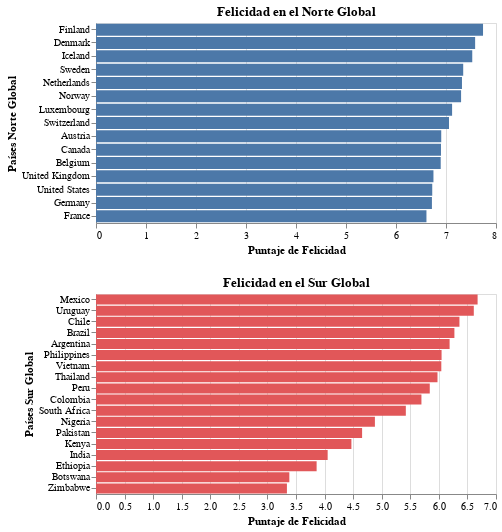

Notebook cell for this chart:
### Code cell
# Gráfico para el Norte Global
chart_norte = alt.Chart(df_norte).mark_bar().encode(
    x=alt.X('Ladder score:Q', title='Puntaje de Felicidad'),
    y=alt.Y('Country name:N', sort='-x', title='Países Norte Global'),
    color=alt.value('#4c78a8'), # Azul
    tooltip=['Country name', 'Ladder score']
).properties(title='Felicidad en el Norte Global', width=400, height=200)

# Gráfico para el Sur Global
chart_sur = alt.Chart(df_sur).mark_bar().encode(
    x=alt.X('Ladder score:Q', title='Puntaje de Felicidad'),
    y=alt.Y('Country name:N', sort='-x', title='Países Sur Global'),
    color=alt.value('#e15759'), # Rojo
    tooltip=['Country name', 'Ladder score']
).properties(title='Felicidad en el Sur Global', width=400, height=200)

# REQUISITO: Concatenación como en los notebooks de la Clase 4
# Esto elimina los espacios vacíos y pone un gráfico debajo del otro
grafico_final_barras = alt.vconcat(chart_norte, chart_sur).resolve_scale(y='independent')

grafico_final_barras

### Figure 1 — Vega-Lite specification as saved in the notebook (floating-point values rounded to 4 significant figures)
{"config": {"view": {"continuousWidth": 300, "continuousHeight": 300}}, "vconcat": [{"data": {"name": "data-9092afe22cf6fd426e1567c5c909dac3"}, "mark": {"type": "bar"}, "encoding": {"color": {"value": "#4c78a8"}, "tooltip": [{"field": "Country name", "type": "nominal"}, {"field": "Ladder score", "type": "quantitative"}], "x": {"field": "Ladder score", "title": "Puntaje de Felicidad", "type": "quantitative"}, "y": {"field": "Country name", "sort": "-x", "title": "Países Norte Global", "type": "nominal"}}, "height": 200, "title": "Felicidad en el Norte Global", "width": 400}, {"data": {"name": "data-547d692c0d01f98252945d430f966c75"}, "mark": {"type": "bar"}, "encoding": {"color": {"value": "#e15759"}, "tooltip": [{"field": "Country name", "type": "nominal"}, {"field": "Ladder score", "type": "quantitative"}], "x": {"field": "Ladder score", "title": "Puntaje de Felicidad", "type": "quantitative"}, "y": {"field": "Country name", "sort": "-x", "title": "Países Sur Global", "type": "nominal"}}, "height": 200, "title": "Felicidad en el Sur Global", "width": 400}], "resolve": {"scale": {"y": "independent"}}, "$schema": "https://vega.github.io/schema/vega-lite/v5.20.1.json", "datasets": {"data-9092afe22cf6fd426e1567c5c909dac3": [{"Country name": "Finland", "Ladder score": 7.741, "upperwhisker": 7.815, "lowerwhisker": 7.667, "Explained by: Log GDP per capita": 1.844, "Explained by: Social support": 1.572, "Explained by: Healthy life expectancy": 0.6948, "Explained by: Freedom to make life choices": 0.8593, "Explained by: Generosity": 0.1417, "Explained by: Perceptions of corruption": 0.5462, "Dystopia + residual": 2.082, "Categoria_Salud": "3. Expectativa de salud media alta", "Salud_con_Pct": "3. Expectativa de salud media alta (35.7%)"}, {"Country name": "Denmark", "Ladder score": 7.583, "upperwhisker": 7.665, "lowerwhisker": 7.5, "Explained by: Log GDP per capita": 1.908, "Explained by: Social support": 1.52, "Explained by: Healthy life expectancy": 0.6989, "Explained by: Freedom to make life choices": 0.8227, "Explained by: Generosity": 0.2036, "Explained by: Perceptions of corruption": 0.5484, "Dystopia + residual": 1.881, "Categoria_Salud": "3. Expectativa de salud media alta", "Salud_con_Pct": "3. Expectativa de salud media alta (35.7%)"}, {"Country name": "Iceland", "Ladder score": 7.525, "upperwhisker": 7.618, "lowerwhisker": 7.433, "Explained by: Log GDP per capita": 1.881, "Explained by: Social support": 1.617, "Explained by: Healthy life expectancy": 0.7183, "Explained by: Freedom to make life choices": 0.8185, "Explained by: Generosity": 0.2583, "Explained by: Perceptions of corruption": 0.1825, "Dystopia + residual": 2.05, "Categoria_Salud": "4. Expectativa de salud alta", "Salud_con_Pct": "4. Expectativa de salud alta (12.6%)"}, {"Country name": "Sweden", "Ladder score": 7.344, "upperwhisker": 7.422, "lowerwhisker": 7.267, "Explained by: Log GDP per capita": 1.878, "Explained by: Social support": 1.501, "Explained by: Healthy life expectancy": 0.7239, "Explained by: Freedom to make life choices": 0.8383, "Explained by: Generosity": 0.2215, "Explained by: Perceptions of corruption": 0.5238, "Dystopia + residual": 1.658, "Categoria_Salud": "4. Expectativa de salud alta", "Salud_con_Pct": "4. Expectativa de salud alta (12.6%)"}, {"Country name": "Netherlands", "Ladder score": 7.319, "upperwhisker": 7.383, "lowerwhisker": 7.256, "Explained by: Log GDP per capita": 1.901, "Explained by: Social support": 1.462, "Explained by: Healthy life expectancy": 0.7059, "Explained by: Freedom to make life choices": 0.7251, "Explained by: Generosity": 0.2474, "Explained by: Perceptions of corruption": 0.3724, "Dystopia + residual": 1.906, "Categoria_Salud": "4. Expectativa de salud alta", "Salud_con_Pct": "4. Expectativa de salud alta (12.6%)"}, {"Country name": "Norway", "Ladder score": 7.302, "upperwhisker": 7.389, "lowerwhisker": 7.215, "Explained by: Log GDP per capita": 1.952, "Explained by: Social support": 1.517, "Explained by: Healthy life expectancy": 0.7038, "Explained by: Freedom to make life choices": 0.8354, "Explained by: Generosity": 0.2241, "Explained by: Perceptions of corruption": 0.4839, "Dystopia + residual": 1.586, "Categoria_Salud": "4. Expectativa de salud alta", "Salud_con_Pct": "4. Expectativa de salud alta (12.6%)"}, {"Country name": "Luxembourg", "Ladder score": 7.122, "upperwhisker": 7.213, "lowerwhisker": 7.031, "Explained by: Log GDP per capita": 2.141, "Explained by: Social support": 1.355, "Explained by: Healthy life expectancy": 0.7076, "Explained by: Freedom to make life choices": 0.8012, "Explained by: Generosity": 0.1457, "Explained by: Perceptions of corruption": 0.4324, "Dystopia + residual": 1.54, "Categoria_Salud": "4. Expectativa de salud alta", "Salud_con_Pct": "4. Expectativa de salud alta (12.6%)"}, {"Country name": "Switzerland", "Ladder score": 7.06, "upperwhisker": 7.147, "lowerwhisker": 6.973, "Explained by: Log GDP per capita": 1.97, "Explained by: Social support": 1.425, "Explained by: Healthy life expectancy": 0.7467, "Explained by: Freedom to make life choices": 0.7592, "Explained by: Generosity": 0.1733, "Explained by: Perceptions of corruption": 0.4976, "Dystopia + residual": 1.488, "Categoria_Salud": "4. Expectativa de salud alta", "Salud_con_Pct": "4. Expectativa de salud alta (12.6%)"}, {"Country name": "Austria", "Ladder score": 6.905, "upperwhisker": 6.986, "lowerwhisker": 6.824, "Explained by: Log GDP per capita": 1.885, "Explained by: Social support": 1.336, "Explained by: Healthy life expectancy": 0.6962, "Explained by: Freedom to make life choices": 0.7027, "Explained by: Generosity": 0.2139, "Explained by: Perceptions of corruption": 0.3046, "Dystopia + residual": 1.766, "Categoria_Salud": "3. Expectativa de salud media alta", "Salud_con_Pct": "3. Expectativa de salud media alta (35.7%)"}, {"Country name": "Canada", "Ladder score": 6.9, "upperwhisker": 6.984, "lowerwhisker": 6.815, "Explained by: Log GDP per capita": 1.84, "Explained by: Social support": 1.459, "Explained by: Healthy life expectancy": 0.701, "Explained by: Freedom to make life choices": 0.7301, "Explained by: Generosity": 0.2302, "Explained by: Perceptions of corruption": 0.3682, "Dystopia + residual": 1.572, "Categoria_Salud": "4. Expectativa de salud alta", "Salud_con_Pct": "4. Expectativa de salud alta (12.6%)"}, {"Country name": "Belgium", "Ladder score": 6.894, "upperwhisker": 6.961, "lowerwhisker": 6.827, "Explained by: Log GDP per capita": 1.868, "Explained by: Social support": 1.44, "Explained by: Healthy life expectancy": 0.6899, "Explained by: Freedom to make life choices": 0.7288, "Explained by: Generosity": 0.1705, "Explained by: Perceptions of corruption": 0.3108, "Dystopia + residual": 1.686, "Categoria_Salud": "3. Expectativa de salud media alta", "Salud_con_Pct": "3. Expectativa de salud media alta (35.7%)"}, {"Country name": "United Kingdom", "Ladder score": 6.749, "upperwhisker": 6.833, "lowerwhisker": 6.665, "Explained by: Log GDP per capita": 1.822, "Explained by: Social support": 1.326, "Explained by: Healthy life expectancy": 0.6719, "Explained by: Freedom to make life choices": 0.7131, "Explained by: Generosity": 0.2666, "Explained by: Perceptions of corruption": 0.3513, "Dystopia + residual": 1.598, "Categoria_Salud": "3. Expectativa de salud media alta", "Salud_con_Pct": "3. Expectativa de salud media alta (35.7%)"}, {"Country name": "United States", "Ladder score": 6.725, "upperwhisker": 6.818, "lowerwhisker": 6.631, "Explained by: Log GDP per capita": 1.939, "Explained by: Social support": 1.392, "Explained by: Healthy life expectancy": 0.5424, "Explained by: Freedom to make life choices": 0.5864, "Explained by: Generosity": 0.2233, "Explained by: Perceptions of corruption": 0.1692, "Dystopia + residual": 1.873, "Categoria_Salud": "2. Expectativa de salud media", "Salud_con_Pct": "2. Expectativa de salud media (29.4%)"}, {"Country name": "Germany", "Ladder score": 6.719, "upperwhisker": 6.815, "lowerwhisker": 6.622, "Explained by: Log GDP per capita": 1.871, "Explained by: Social support": 1.39, "Explained by: Healthy life expectancy": 0.7024, "Explained by: Freedom to make life choices": 0.6998, "Explained by: Generosity": 0.1742, "Explained by: Perceptions of corruption": 0.3678, "Dystopia + residual": 1.513, "Categoria_Salud": "4. Expectativa de salud alta", "Salud_con_Pct": "4. Expectativa de salud alta (12.6%)"}, {"Country name": "France", "Ladder score": 6.609, "upperwhisker": 6.685, "lowerwhisker": 6.533, "Explained by: Log GDP per capita": 1.818, "Explained by: Social support": 1.348, "Explained by: Healthy life expectancy": 0.7273, "Explained by: Freedom to make life choices": 0.6498, "Explained by: Generosity": 0.1123, "Explained by: Perceptions of corruption": 0.2809, "Dystopia + residual": 1.672, "Categoria_Salud": "4. Expectativa de salud alta", "Salud_con_Pct": "4. Expectativa de salud alta (12.6%)"}], "data-547d692c0d01f98252945d430f966c75": [{"Country name": "Mexico", "Ladder score": 6.678, "upperwhisker": 6.781, "lowerwhisker": 6.575, "Explained by: Log GDP per capita": 1.521, "Explained by: Social support": 1.241, "Explained by: Healthy life expectancy": 0.5445, "Explained by: Freedom to make life choices": 0.7221, "Explained by: Generosity": 0.08588, "Explained by: Perceptions of corruption": 0.1266, "Dystopia + residual": 2.437, "Categoria_Salud": "2. Expectativa de salud media", "Salud_con_Pct": "2. Expectativa de salud media (29.4%)"}, {"Country name": "Uruguay", "Ladder score": 6.611, "upperwhisker": 6.696, "lowerwhisker": 6.527, "Explained by: Log GDP per capita": 1.596, "Explained by: Social support": 1.431, "Explained by: Healthy life expectancy": 0.5916, "Explained by: Freedom to make life choices": 0.7752, "Explained by: Generosity": 0.1061, "Explained by: Perceptions of corruption": 0.2205, "Dystopia + residual": 1.891, "Categoria_Salud": "3. Expectativa de salud media alta", "Salud_con_Pct": "3. Expectativa de salud media alta (35.7%)"}, {"Country name": "Chile", "Ladder score": 6.36, "upperwhisker": 6.448, "lowerwhisker": 6.273, "Explained by: Log GDP per capita": 1.616, "Explained by: Social support": 1.369, "Explained by: Healthy life expectancy": 0.6733, "Explained by: Freedom to make life choices": 0.6508, "Explained by: Generosity": 0.117, "Explained by: Perceptions of corruption": 0.07548, "Dystopia + residual": 1.858, "Categoria_Salud": "3. Expectativa de salud media alta", "Salud_con_Pct": "3. Expectativa de salud media alta (35.7%)"}, {"Country name": "Brazil", "Ladder score": 6.272, "upperwhisker": 6.39, "lowerwhisker": 6.154, "Explained by: Log GDP per capita": 1.43, "Explained by: Social support": 1.269, "Explained by: Healthy life expectancy": 0.5479, "Explained by: Freedom to make life choices": 0.6852, "Explained by: Generosity": 0.13, "Explained by: Perceptions of corruption": 0.1425, "Dystopia + residual": 2.068, "Categoria_Salud": "2. Expectativa de salud media", "Salud_con_Pct": "2. Expectativa de salud media (29.4%)"}, {"Country name": "Argentina", "Ladder score": 6.188, "upperwhisker": 6.306, "lowerwhisker": 6.07, "Explained by: Log GDP per capita": 1.562, "Explained by: Social support": 1.381, "Explained by: Healthy life expectancy": 0.5847, "Explained by: Freedom to make life choices": 0.6807, "Explained by: Generosity": 0.08747, "Explained by: Perceptions of corruption": 0.08046, "Dystopia + residual": 1.812, "Categoria_Salud": "3. Expectativa de salud media alta", "Salud_con_Pct": "3. Expectativa de salud media alta (35.7%)"}, {"Country name": "Philippines", "Ladder score": 6.048, "upperwhisker": 6.166, "lowerwhisker": 5.929, "Explained by: Log GDP per capita": 1.232, "Explained by: Social support": 1.146, "Explained by: Healthy life expectancy": 0.4413, "Explained by: Freedom to make life choices": 0.8263, "Explained by: Generosity": 0.09869, "Explained by: Perceptions of corruption": 0.136, "Dystopia + residual": 2.167, "Categoria_Salud": "2. Expectativa de salud media", "Salud_con_Pct": "2. Expectativa de salud media (29.4%)"}, {"Country name": "Vietnam", "Ladder score": 6.043, "upperwhisker": 6.138, "lowerwhisker": 5.948, "Explained by: Log GDP per capita": 1.331, "Explained by: Social support": 1.267, "Explained by: Healthy life expectancy": 0.5389, "Explained by: Freedom to make life choices": 0.8426, "Explained by: Generosity": 0.09367, "Explained by: Perceptions of corruption": 0.16, "Dystopia + residual": 1.81, "Categoria_Salud": "2. Expectativa de salud media", "Salud_con_Pct": "2. Expectativa de salud media (29.4%)"}, {"Country name": "Thailand", "Ladder score": 5.976, "upperwhisker": 6.094, "lowerwhisker": 5.858, "Explained by: Log GDP per capita": 1.484, "Explained by: Social support": 1.347, "Explained by: Healthy life expectancy": 0.62, "Explained by: Freedom to make life choices": 0.7557, "Explained by: Generosity": 0.2826, "Explained by: Perceptions of corruption": 0.02418, "Dystopia + residual": 1.463, "Categoria_Salud": "3. Expectativa de salud media alta", "Salud_con_Pct": "3. Expectativa de salud media alta (35.7%)"}, {"Country name": "Peru", "Ladder score": 5.841, "upperwhisker": 5.946, "lowerwhisker": 5.736, "Explained by: Log GDP per capita": 1.371, "Explained by: Social support": 1.18, "Explained by: Healthy life expectancy": 0.6615, "Explained by: Freedom to make life choices": 0.6148, "Explained by: Generosity": 0.07818, "Explained by: Perceptions of corruption": 0.02873, "Dystopia + residual": 1.907, "Categoria_Salud": "3. Expectativa de salud media alta", "Salud_con_Pct": "3. Expectativa de salud media alta (35.7%)"}, {"Country name": "Colombia", "Ladder score": 5.695, "upperwhisker": 5.806, "lowerwhisker": 5.584, "Explained by: Log GDP per capita": 1.437, "Explained by: Social support": 1.241, "Explained by: Healthy life expectancy": 0.6477, "Explained by: Freedom to make life choices": 0.6439, "Explained by: Generosity": 0.0716, "Explained by: Perceptions of corruption": 0.05861, "Dystopia + residual": 1.596, "Categoria_Salud": "3. Expectativa de salud media alta", "Salud_con_Pct": "3. Expectativa de salud media alta (35.7%)"}, {"Country name": "South Africa", "Ladder score": 5.422, "upperwhisker": 5.549, "lowerwhisker": 5.295, "Explained by: Log GDP per capita": 1.389, "Explained by: Social support": 1.369, "Explained by: Healthy life expectancy": 0.3219, "Explained by: Freedom to make life choices": 0.5366, "Explained by: Generosity": 0.07844, "Explained by: Perceptions of corruption": 0.03398, "Dystopia + residual": 1.693, "Categoria_Salud": "1. Expectativa de salud baja", "Salud_con_Pct": "1. Expectativa de salud baja (22.4%)"}, {"Country name": "Nigeria", "Ladder score": 4.881, "upperwhisker": 5.018, "lowerwhisker": 4.744, "Explained by: Log GDP per capita": 1.042, "Explained by: Social support": 1.075, "Explained by: Healthy life expectancy": 0.2556, "Explained by: Freedom to make life choices": 0.5658, "Explained by: Generosity": 0.2014, "Explained by: Perceptions of corruption": 0.01898, "Dystopia + residual": 1.722, "Categoria_Salud": "1. Expectativa de salud baja", "Salud_con_Pct": "1. Expectativa de salud baja (22.4%)"}, {"Country name": "Pakistan", "Ladder score": 4.657, "upperwhisker": 4.779, "lowerwhisker": 4.535, "Explained by: Log GDP per capita": 1.069, "Explained by: Social support": 0.6004, "Explained by: Healthy life expectancy": 0.3207, "Explained by: Freedom to make life choices": 0.5419, "Explained by: Generosity": 0.1444, "Explained by: Perceptions of corruption": 0.07396, "Dystopia + residual": 1.907, "Categoria_Salud": "1. Expectativa de salud baja", "Salud_con_Pct": "1. Expectativa de salud baja (22.4%)"}, {"Country name": "Kenya", "Ladder score": 4.47, "upperwhisker": 4.595, "lowerwhisker": 4.344, "Explained by: Log GDP per capita": 1.037, "Explained by: Social support": 0.8954, "Explained by: Healthy life expectancy": 0.3533, "Explained by: Freedom to make life choices": 0.5186, "Explained by: Generosity": 0.2815, "Explained by: Perceptions of corruption": 0.06859, "Dystopia + residual": 1.316, "Categoria_Salud": "2. Expectativa de salud media", "Salud_con_Pct": "2. Expectativa de salud media (29.4%)"}, {"Country name": "India", "Ladder score": 4.054, "upperwhisker": 4.123, "lowerwhisker": 3.985, "Explained by: Log GDP per capita": 1.166, "Explained by: Social support": 0.6527, "Explained by: Healthy life expectancy": 0.417, "Explained by: Freedom to make life choices": 0.7666, "Explained by: Generosity": 0.1739, "Explained by: Perceptions of corruption": 0.122, "Dystopia + residual": 0.7557, "Categoria_Salud": "2. Expectativa de salud media", "Salud_con_Pct": "2. Expectativa de salud media (29.4%)"}, {"Country name": "Ethiopia", "Ladder score": 3.861, "upperwhisker": 3.997, "lowerwhisker": 3.725, "Explained by: Log GDP per capita": 0.7916, "Explained by: Social support": 0.9149, "Explained by: Healthy life expectancy": 0.4198, "Explained by: Freedom to make life choices": 0.4409, "Explained by: Generosity": 0.2703, "Explained by: Perceptions of corruption": 0.1007, "Dystopia + residual": 0.9228, "Categoria_Salud": "2. Expectativa de salud media", "Salud_con_Pct": "2. Expectativa de salud media (29.4%)"}, {"Country name": "Botswana", "Ladder score": 3.383, "upperwhisker": 3.558, "lowerwhisker": 3.209, "Explained by: Log GDP per capita": 1.445, "Explained by: Social support": 0.9686, "Explained by: Healthy life expectancy": 0.2414, "Explained by: Freedom to make life choices": 0.5667, "Explained by: Generosity": 0.01443, "Explained by: Perceptions of corruption": 0.08207, "Dystopia + residual": 0.06552, "Categoria_Salud": "1. Expectativa de salud baja", "Salud_con_Pct": "1. Expectativa de salud baja (22.4%)"}, {"Country name": "Zimbabwe", "Ladder score": 3.341, "upperwhisker": 3.457, "lowerwhisker": 3.226, "Explained by: Log GDP per capita": 0.7483, "Explained by: Social support": 0.8501, "Explained by: Healthy life expectancy": 0.2321, "Explained by: Freedom to make life choices": 0.4869, "Explained by: Generosity": 0.09613, "Explained by: Perceptions of corruption": 0.1306, "Dystopia + residual": 0.797, "Categoria_Salud": "1. Expectativa de salud baja", "Salud_con_Pct": "1. Expectativa de salud baja (22.4%)"}]}}
